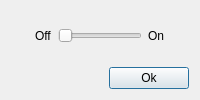
<?xml version="1.0" encoding="UTF-8"?>
<ui version="4.0">
 <class>NegativeTransformationDialog</class>
 <widget class="QDialog" name="NegativeTransformationDialog">
  <property name="geometry">
   <rect>
    <x>0</x>
    <y>0</y>
    <width>200</width>
    <height>100</height>
   </rect>
  </property>
  <property name="minimumSize">
   <size>
    <width>100</width>
    <height>100</height>
   </size>
  </property>
  <property name="maximumSize">
   <size>
    <width>200</width>
    <height>100</height>
   </size>
  </property>
  <property name="windowTitle">
   <string>Negative</string>
  </property>
  <layout class="QVBoxLayout" name="verticalLayout">
   <item>
    <layout class="QHBoxLayout" name="horizontalLayout">
     <item alignment="Qt::AlignRight">
      <widget class="QLabel" name="label">
       <property name="text">
        <string>Off</string>
       </property>
      </widget>
     </item>
     <item>
      <widget class="QSlider" name="horizontalSlider">
       <property name="sizePolicy">
        <sizepolicy hsizetype="Preferred" vsizetype="Fixed">
         <horstretch>0</horstretch>
         <verstretch>0</verstretch>
        </sizepolicy>
       </property>
       <property name="maximum">
        <number>1</number>
       </property>
       <property name="pageStep">
        <number>1</number>
       </property>
       <property name="orientation">
        <enum>Qt::Horizontal</enum>
       </property>
      </widget>
     </item>
     <item>
      <widget class="QLabel" name="label_2">
       <property name="text">
        <string>On</string>
       </property>
      </widget>
     </item>
    </layout>
   </item>
   <item alignment="Qt::AlignRight">
    <widget class="QPushButton" name="pushButton">
     <property name="text">
      <string>Ok</string>
     </property>
    </widget>
   </item>
  </layout>
 </widget>
 <resources/>
 <connections/>
</ui>
